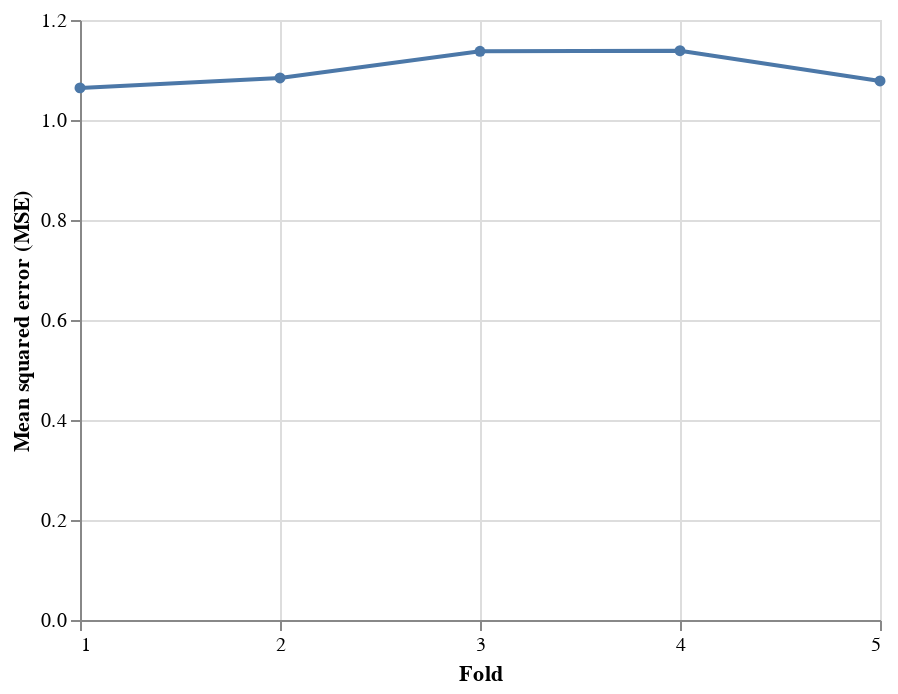

Notebook source saved alongside this figure:
### Code cell
alt.Chart(df_scores.reset_index()).mark_line(
     point=alt.OverlayMarkDef()
).encode(
    x=alt.X("index", bin=False, title="Fold", axis=alt.Axis(tickCount=5)),
    y=alt.Y("lr", aggregate="mean", title="Mean squared error (MSE)")
)

### Figure 1 — Vega-Lite specification as saved in the notebook (floating-point values rounded to 4 significant figures)
{"config": {"view": {"continuousWidth": 400, "continuousHeight": 300}}, "data": {"name": "data-72b3037192422c4233090dc2b6b09998"}, "mark": {"type": "line", "point": {}}, "encoding": {"x": {"axis": {"tickCount": 5}, "bin": false, "field": "index", "title": "Fold", "type": "quantitative"}, "y": {"aggregate": "mean", "field": "lr", "title": "Mean squared error (MSE)", "type": "quantitative"}}, "$schema": "https://vega.github.io/schema/vega-lite/v4.17.0.json", "datasets": {"data-72b3037192422c4233090dc2b6b09998": [{"index": 1, "lr": 1.064}, {"index": 2, "lr": 1.084}, {"index": 3, "lr": 1.137}, {"index": 4, "lr": 1.139}, {"index": 5, "lr": 1.078}]}}
